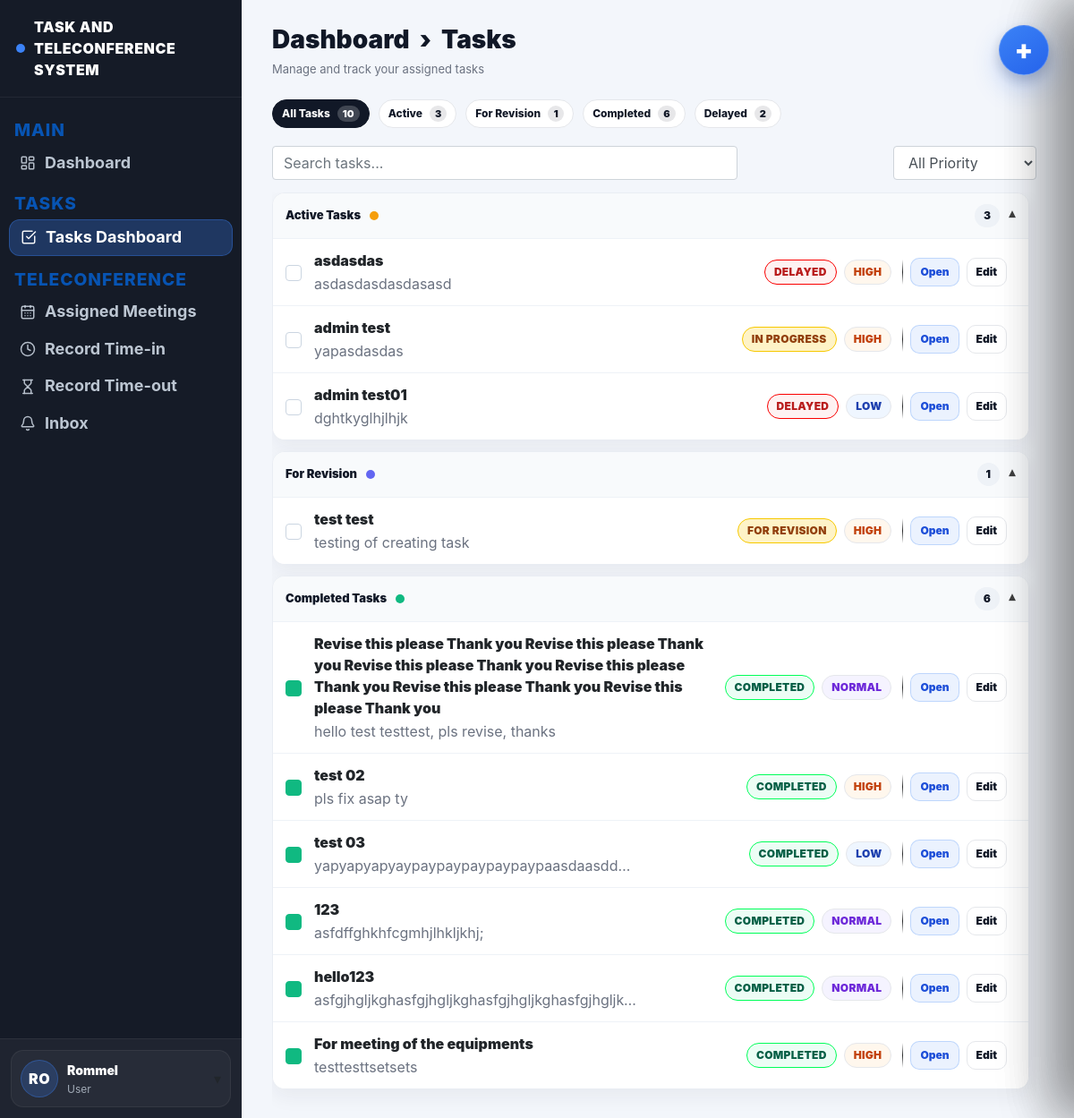
Page /task-dashboard (signed in) on the committed database.
### website/models.py (models this page shows, shortened)
class User(db.Model, UserMixin):
    id = db.Column(db.Integer, primary_key=True)
    email = db.Column(db.String(150), unique=True)
    password = db.Column(db.String(150))
    firstname = db.Column(db.String(150))
    is_admin = db.Column(db.Boolean, default=False)
    role = db.Column(db.String(20), default="user")
    notes = db.relationship('Note')
    notifications = db.relationship('Notification', lazy=True, cascade="all, delete-orphan")

class Task(db.Model):
    id = db.Column(db.Integer, primary_key=True)
    title = db.Column(db.String(200), nullable=False)
    description = db.Column(db.Text)
    assigned_to = db.Column(db.Integer, db.ForeignKey('user.id'))
    assigned_user = db.relationship('User', foreign_keys=[assigned_to])
    status = db.Column(db.String(50), default="assigned")
    priority = db.Column(db.String(20), default="normal")
    deadline = db.Column(db.DateTime)
    file_path = db.Column(db.String(300))
    last_edited_by = db.Column(db.Integer, nullable=True)
    last_edited_at = db.Column(db.DateTime, server_default=func.now(), onupdate=func.now())
    created_at = db.Column(db.DateTime(timezone=True), server_default=func.now())

### website/views.py (the view)
@views.route('/task-dashboard')
@login_required
def task_dashboard():
    if current_user.is_admin:
        tasks = Task.query.order_by(Task.created_at.desc()).all()
    else:
        tasks = Task.query.all()
    unread_count = Notification.query.filter_by(user_id=current_user.id, is_read=False).count()
    return render_template(
        "task_dashboard.html",
        user=current_user,
        tasks=tasks,
        unread_count=unread_count,
        now_dt=datetime.now(),
    )

### website/templates/task_dashboard.html (shortened to what this page needs)
{% extends "base.html" %}
{% block content %}
<div class="main-inner">
  <h1 class="td-title">Dashboard &nbsp;›&nbsp; Tasks</h1>
  <div class="td-sub">Manage and track your assigned tasks</div>
  {% set all_count = tasks|length if tasks else 0 %}
  {% set revision_tasks = tasks|selectattr("status","equalto","for_revision")|list if tasks else [] %}
  {% set revision_count = revision_tasks|length %}
  {% set completed_tasks = tasks|selectattr("status","equalto","completed")|list if tasks else [] %}
  {% set completed_count = completed_tasks|length %}
  {% set delayed_tasks = tasks|rejectattr("status","equalto","completed")
                              |selectattr("deadline")
                              |selectattr("deadline","lt",now_dt)
                              |list if tasks else [] %}
  {% set delayed_count = delayed_tasks|length %}
  {% set active_tasks = tasks|rejectattr("status","equalto","completed")
                            |rejectattr("status","equalto","for_revision")
                            |list if tasks else [] %}
  {% set active_count = active_tasks|length %}
  <div class="td-pills">
    <button class="pill-tab active" type="button" data-filter="all">
      All Tasks <span class="pill-count">{{ all_count }}</span>
    </button>
    <button class="pill-tab" type="button" data-filter="active">
      Active <span class="pill-count">{{ active_count }}</span>
    </button>
    <button class="pill-tab" type="button" data-filter="revision">
      For Revision <span class="pill-count">{{ revision_count }}</span>
    </button>
    <button class="pill-tab" type="button" data-filter="completed">
      Completed <span class="pill-count">{{ completed_count }}</span>
    </button>
    <button class="pill-tab" type="button" data-filter="delayed">
      Delayed <span class="pill-count">{{ delayed_count }}</span>
    </button>
  </div>
  <div class="td-toolbar">
    <input id="taskSearch" class="form-control td-search" placeholder="Search tasks..." />
    <select id="priorityFilter" class="form-control td-filter" style="width:160px;">
      <option value="all">All Priority</option>
    </select>
  </div>
  <div class="scroll">
    <div class="sec open" data-section="active">
      <button class="sec-h" type="button">
        <div class="sec-h-left">
          <span class="sec-title">Active Tasks</span>
          <span class="sec-badge badge-active"></span>
        </div>
        <div style="display:flex; align-items:center; gap:10px;">
          <span class="sec-count">{{ active_count }}</span>
          <span class="sec-caret">▾</span>
        </div>
      </button>
      <div class="sec-body">
        {% if active_tasks and active_tasks|length > 0 %}
          {% for task in active_tasks %}
            {% set is_delayed = task.status != 'completed' and task.deadline and task.deadline < now_dt %}
            <div class="task-row task-item"
                 id="task-{{ task.id }}"
                 data-task-id="{{ task.id }}"
                 data-status="{{ task.status }}"
                 data-original-status="{{ task.status }}"
                 data-title="{{ (task.title ~ ' ' ~ (task.description or ''))|lower }}"
                 data-priority="{{ (task.priority or 'normal')|lower if task.priority is defined else 'normal' }}"
                 data-deadline="{{ task.deadline.strftime('%Y-%m-%dT%H:%M:%S') if task.deadline else '' }}">
              <div class="task-left">
                <button type="button"
                        class="task-check task-check-btn"
                        aria-label="Toggle complete"
                        data-complete-task="{{ task.id }}"></button>
                <div class="task-info">
                  <a class="task-title-link"
                     href="{{ url_for('views.task_dashboard') }}?focus={{ task.id }}"
                     data-focus-task="{{ task.id }}">
                    {{ task.title }}
                  </a>
                  <div class="task-meta">
                    {{ task.description }}
                  </div>
                </div>
                <div class="task-tags">
                  <span class="status {{ 'st-delayed' if is_delayed else 'st-pending' }}" data-status-pill>{{ 'DELAYED' if is_delayed else task.status|replace("_"," ")|upper }}</span>
                  {% set pr = (task.priority or 'normal')|lower %}
                  <span class="prio prio-{{ pr }}">{{ pr|upper }}</span>
                </div>
              </div>
              <div class="task-right">
                <div class="task-actions">
                  <button type="button" class="btn-mini" data-open-task="{{ task.id }}">Open</button>
                  <button type="button" class="btn-mini ghost" data-edit-task="{{ task.id }}">Edit</button>
                </div>
              </div>
            </div>
          {% endfor %}
        {% else %}
          <div style="padding:12px 14px; color:#6b7280;" data-empty-state="active">No active tasks.</div>
        {% endif %}
      </div>
    </div>
    <div class="sec open" data-section="revision">
      <button class="sec-h" type="button">
        <div class="sec-h-left">
          <span class="sec-title">For Revision</span>
          <span class="sec-badge" style="background:#6366f1;"></span>
        </div>
        <div style="display:flex; align-items:center; gap:10px;">
          <span class="sec-count">{{ revision_count }}</span>
          <span class="sec-caret">▾</span>
        </div>
      </button>
      <div class="sec-body">
        {% if revision_tasks and revision_tasks|length > 0 %}
          {% for task in revision_tasks %}
            {% set is_delayed = task.status != 'completed' and task.deadline and task.deadline < now_dt %}
            <div class="task-row task-item"
                 id="task-{{ task.id }}"
                 data-task-id="{{ task.id }}"
                 data-status="{{ task.status }}"
                 data-original-status="{{ task.status }}"
                 data-title="{{ (task.title ~ ' ' ~ (task.description or ''))|lower }}"
                 data-priority="{{ (task.priority or 'normal')|lower }}"
                 data-deadline="{{ task.deadline.strftime('%Y-%m-%dT%H:%M:%S') if task.deadline else '' }}">
              <div class="task-left">
                <button type="button"
                        class="task-check task-check-btn"
                        aria-label="Toggle complete"
                        data-complete-task="{{ task.id }}"></button>
                <div class="task-info">
                  <a class="task-title-link"
                     href="{{ url_for('views.task_dashboard') }}?focus={{ task.id }}"
                     data-focus-task="{{ task.id }}">
                    {{ task.title }}
                  </a>
                  <div class="task-meta">{{ task.description }}</div>
                </div>
                <div class="task-tags">
                  <span class="status {{ 'st-delayed' if is_delayed else 'st-pending' }}" data-status-pill>{{ 'DELAYED' if is_delayed else task.status|replace("_"," ")|upper }}</span>
                  {% set pr = (task.priority or 'normal')|lower %}
                  <span class="prio prio-{{ pr }}">{{ pr|upper }}</span>
                </div>
              </div>
              <div class="task-right">
                <div class="task-actions">
                  <button type="button" class="btn-mini" data-open-task="{{ task.id }}">Open</button>
                  <button type="button" class="btn-mini ghost" data-edit-task="{{ task.id }}">Edit</button>
                </div>
              </div>
            </div>
          {% endfor %}
        {% else %}
          <div style="padding:12px 14px; color:#6b7280;" data-empty-state="revision">No tasks for revision.</div>
        {% endif %}
      </div>
    </div>
    <div class="sec open" data-section="completed">
      <button class="sec-h" type="button">
        <div class="sec-h-left">
          <span class="sec-title">Completed Tasks</span>
          <span class="sec-badge badge-done"></span>
        </div>
        <div style="display:flex; align-items:center; gap:10px;">
          <span class="sec-count">{{ completed_count }}</span>
          <span class="sec-caret">▾</span>
        </div>
      </button>
      <div class="sec-body">
        {% if completed_tasks and completed_tasks|length > 0 %}
          {% for task in completed_tasks %}
            <div class="task-row task-item"
                 id="task-{{ task.id }}"
                 data-task-id="{{ task.id }}"
                 data-status="{{ task.status }}"
                 data-original-status="{{ task.status if task.status != 'completed' else 'in_progress' }}"
                 data-title="{{ (task.title ~ ' ' ~ (task.description or ''))|lower }}"
                 data-priority="{{ (task.priority or 'normal')|lower }}"
                 data-deadline="{{ task.deadline.strftime('%Y-%m-%dT%H:%M:%S') if task.deadline else '' }}">
              <div class="task-left">
                <button type="button"
                        class="task-check task-check-btn is-done"
                        aria-label="Toggle complete"
                        data-complete-task="{{ task.id }}"></button>
                <div class="task-info">
                  <a class="task-title-link"
                     href="{{ url_for('views.task_dashboard') }}?focus={{ task.id }}"
                     data-focus-task="{{ task.id }}">
                    {{ task.title }}
                  </a>
                  <div class="task-meta">{{ task.description }}</div>
                </div>
                <div class="task-tags">
                  <span class="status st-completed" data-status-pill>{{ task.status|replace("_"," ")|upper }}</span>
                  {% set pr = (task.priority or 'normal')|lower %}
                  <span class="prio prio-{{ pr }}">{{ pr|upper }}</span>
                </div>
              </div>
              <div class="task-right">
                <div class="task-actions">
                  <button type="button" class="btn-mini" data-open-task="{{ task.id }}">Open</button>
                  <button type="button" class="btn-mini ghost" data-edit-task="{{ task.id }}">Edit</button>
                </div>
              </div>
            </div>
          {% endfor %}
        {% else %}
          <div style="padding:12px 14px; color:#6b7280;" data-empty-state="completed">No completed tasks yet.</div>
        {% endif %}
      </div>
    </div>
    <br><br>
  </div>
</div>
<button type="button" class="fab-task" id="openTaskDrawer" aria-label="Create task">
  <span class="fab-plus">+</span>
</button>
{% endblock %}

### website/templates/base.html (shortened to what this page needs)
<!DOCTYPE html>
<html>
<head>
  <link
    rel="stylesheet"
    href="https://stackpath.bootstrapcdn.com/bootstrap/4.4.1/css/bootstrap.min.css"
  />
  <link
    rel="stylesheet"
    href="https://stackpath.bootstrapcdn.com/font-awesome/4.7.0/css/font-awesome.min.css"
  />
  <link rel="stylesheet" href="{{ url_for('static', filename='styles.css') }}">
</head>
<body>
<div class="app-shell">
  <aside class="sidebar-dark">
    <div class="sidebar-brand">
      <span class="dot"></span>
      TASK AND TELECONFERENCE SYSTEM
    </div>
    <div class="sidebar-nav">
      <div class="sidebar-section">MAIN</div>
      <a class="sidebar-link {% if request.endpoint == 'views.user_dashboard' %}active{% endif %}"
         href="{{ url_for('views.user_dashboard') }}">
        <i data-lucide="layout-dashboard" class="sidebar-icon" aria-hidden="true"></i>
        <span>Dashboard</span>
      </a>
      <div class="sidebar-section">TASKS</div>
      <a class="sidebar-link {% if request.endpoint == 'views.task_dashboard' %}active{% endif %}"
         href="{{ url_for('views.task_dashboard') }}">
        <i data-lucide="check-square" class="sidebar-icon" aria-hidden="true"></i>
        <span>Tasks Dashboard</span>
      </a>
      <div class="sidebar-section">TELECONFERENCE</div>
      <a class="sidebar-link {% if request.endpoint == 'views.assigned_meetings' %}active{% endif %}"
         href="{{ url_for('views.assigned_meetings') }}">
        <i data-lucide="calendar-days" class="sidebar-icon" aria-hidden="true"></i>
        <span>Assigned Meetings</span>
      </a>
      <a class="sidebar-link {% if request.endpoint == 'views.record_timein' %}active{% endif %}"
         href="{{ url_for('views.record_timein') }}">
        <i data-lucide="clock" class="sidebar-icon" aria-hidden="true"></i>
        <span>Record Time-in</span>
      </a>
      <a class="sidebar-link {% if request.endpoint == 'views.record_timeout' %}active{% endif %}"
         href="{{ url_for('views.record_timeout') }}">
        <i data-lucide="hourglass" class="sidebar-icon" aria-hidden="true"></i>
        <span>Record Time-out</span>
      </a>
      <a class="sidebar-link {% if request.endpoint == 'views.inbox' %}active{% endif %}"
         href="{{ url_for('views.inbox') }}">
        <i data-lucide="bell" class="sidebar-icon" aria-hidden="true"></i>
        <span>Inbox</span>
      </a>
    </div>
    {% if current_user.is_authenticated %}
    <div class="sidebar-footer">
      {% set parts = (current_user.firstname or '').split() %}
      {% set first = parts[0] if parts|length > 0 else '' %}
      {% set last = parts[-1] if parts|length > 1 else '' %}
      {% set initials = (first[:1] ~ (last[:1] if last else (first[1:2] if first|length > 1 else ''))).upper() %}
      <div class="user-box" id="userBox">
        <button class="user-trigger" type="button" id="userToggle">
          <div class="user-row">
            <div class="user-avatar">{{ initials }}</div>
            <div>
              <div class="user-name">{{ current_user.firstname }}</div>
              <div class="user-sub">User</div>
            </div>
          </div>
          <div class="caret">▾</div>
        </button>
      </div>
    </div>
    {% endif %}
  </aside>
  <main class="main-area">
    <div class="content-wrap">
      {% block content %}{% endblock %}
    </div>
  </main>
</div>
</body>
</html>

### website/templates/task_dashboard.html (style rules this page uses)
.scroll { flex:1; overflow-y:auto; padding-right:8px; }
.task-title-link { display:inline-block; margin:0; font-weight:900; color:inherit; text-decoration:none; cursor:pointer; }
.task-check-btn { cursor:pointer; }
.task-check-btn.is-done { background:#10b981; border-color:#10b981; }
.st-pending { background:#fef3c7; border-color:#f7c900; color:#92400e; }
.st-delayed { background:#fef2f2; border-color:#fa0000; color:#b91c1c; }
.st-completed { background:#ecfdf5; border-color:#00ff59; color:#065f46; }

### rows in the picture
User: firstname "Rommel"
Task: title "asdasdas", description "asdasdasdasdasasd", status "DELAYED", priority "HIGH"
Task: title "admin test", description "yapasdasdas", status "IN PROGRESS", priority "HIGH"
Task: title "admin test01", description "dghtkyglhjlhjk", status "DELAYED", priority "LOW"
Task: title "test test", description "testing of creating task", status "FOR REVISION", priority "HIGH"
Task: title "Revise this please Thank you Revise this please Thank you Revise this please Thank you Revise this please Thank you Revise this please Thank you Revise this please Thank you", description "hello test testtest, pls revise, thanks", status "COMPLETED", priority "NORMAL"
Task: title "test 02", description "pls fix asap ty", status "COMPLETED", priority "HIGH"
Task: title "test 03", description "yapyapyapyaypaypaypaypaypaypaasdaasdd…", status "COMPLETED", priority "LOW"
Task: title "123", description "asfdffghkhfcgmhjlhkljkhj;", status "COMPLETED", priority "NORMAL"
Task: title "hello123", description "asfgjhgljkghasfgjhgljkghasfgjhgljkghasfgjhgljk…", status "COMPLETED", priority "NORMAL"
Task: title "For meeting of the equipments", description "testtesttsetsets", status "COMPLETED", priority "HIGH"

### other values in the picture
{{ initials }} "RO"
{{ all_count }} "10"
{{ active_count }} "3"
{{ revision_count }} "1"
{{ completed_count }} "6"
{{ delayed_count }} "2"
